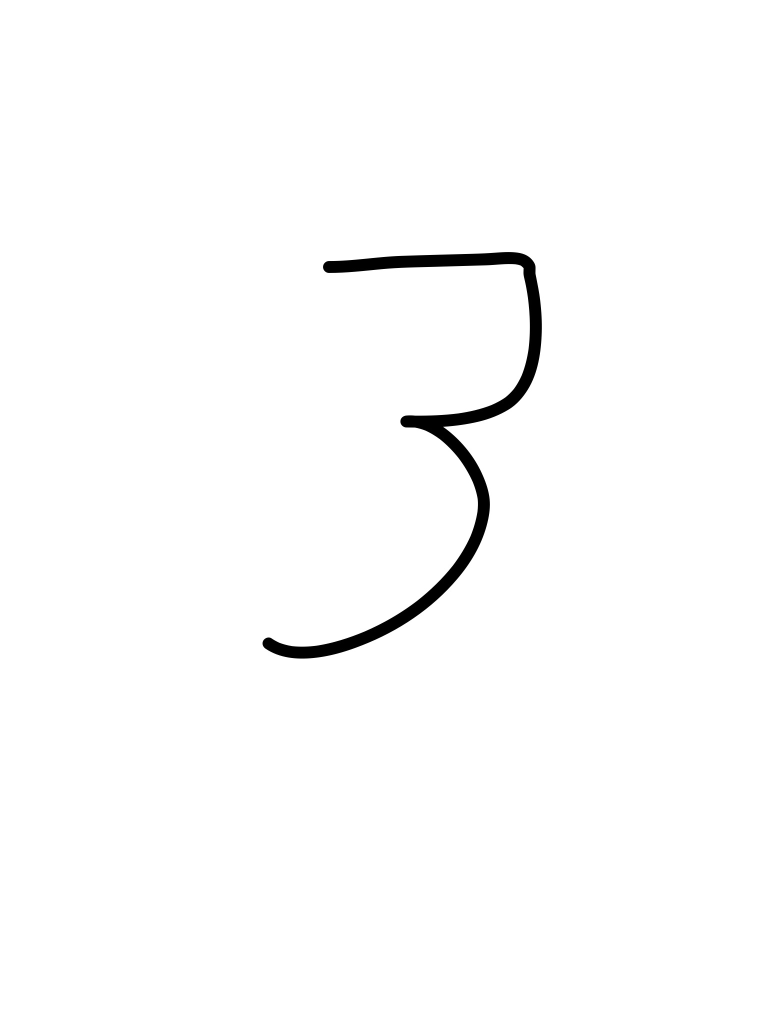
#> input picture training-data/3.jpg, 1536 x 2048 px, given in place of 3.png, which was not available (shown at 1/2 size)
$ python main.py
#> lines starting #> are read from the running program, lines starting #| are printed output that depends on the picture; after the words box and inside, x2 and y2 are one past the last pixel; in counts of white or black regions, pixels touching at a corner belong together; pictures that were not available may be replaced by others from this repository, and a replacement may not be noted
#> in main, im is the input picture: PIL image 1536x2048 RGB; min 0, max 255, mean 251.7
"""
Primitive OCR.
"""

import glob
import PIL
from PIL import Image, ImageDraw, ImageEnhance, ImageOps

normalized_size = (50, 50)


def correct_pixels_ratio(image1, image2):
    total_pixels = 0
    correct_pixels = 0
    pix1 = image1.load()
    pix2 = image2.load()
    image1.getbbox

    for y in xrange(image1.size[0]):
        for x in xrange(image1.size[1]):
            total_pixels += 1
            if pix1[x, y][:3] == (0, 0, 0) and \
               pix1[x, y][:3] == pix2[x, y][:3]:
                correct_pixels += 1

    return float(correct_pixels) / total_pixels


def blacken(pixel, pix, x, y):
    """Converts pixels that are 'colorful enough' to black."""
    if pixel[0] < 240 and pixel[1] < 240 and pixel[2] < 240:
        # Color the pixel as black
        pix[x, y] = (0, 0, 0, 255)
    else:
        # Color as white
        pix[x, y] = (255, 255, 255, 255)


def white_to_alpha(pixel, pix, x, y):
    if pixel == (255, 255, 255, 255):
        pix[x, y] = (255, 255, 255, 0)


def pixel_transform(im, trans_func):
    pix = im.load()
    for y in xrange(im.size[1]):
        for x in xrange(im.size[0]):
            pixel = pix[x, y]
            trans_func(pixel, pix, x, y)


def normalize_image(im):
    """Normalizes image so it can be compared to others."""
    new_im = im.resize(normalized_size)
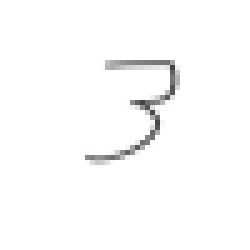
#> new_im: PIL image 50x50 RGB (shown 5 times larger); min 67, max 255, mean 251.5
    pixel_transform(new_im, blacken)
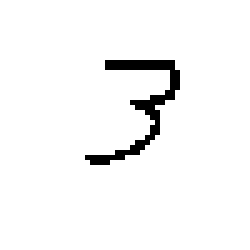
#> new_im: PIL image 50x50 RGB (shown 5 times larger); 96.4% white; black in thin lines or dots, all inside (x1, y1, x2, y2) = (17, 12, 36, 33)
    return new_im


def main():
    im = Image.open('3.png')
    new_im = normalize_image(im)
    new_im.save('9_new.png')

    for path in glob.glob('Photo*.jpg'):
        user_im = Image.open(path)
        user_im = ImageOps.invert(user_im)
        user_im = user_im.crop(user_im.getbbox())
        user_im = ImageOps.invert(user_im)

        user_im = normalize_image(user_im)
        if correct_pixels_ratio(new_im, user_im) > 0.1:
            user_im.save('new_' + path)


if __name__ == '__main__':
    main()

$ run again, with training-data/0.jpg copied over training-data/3.jpg
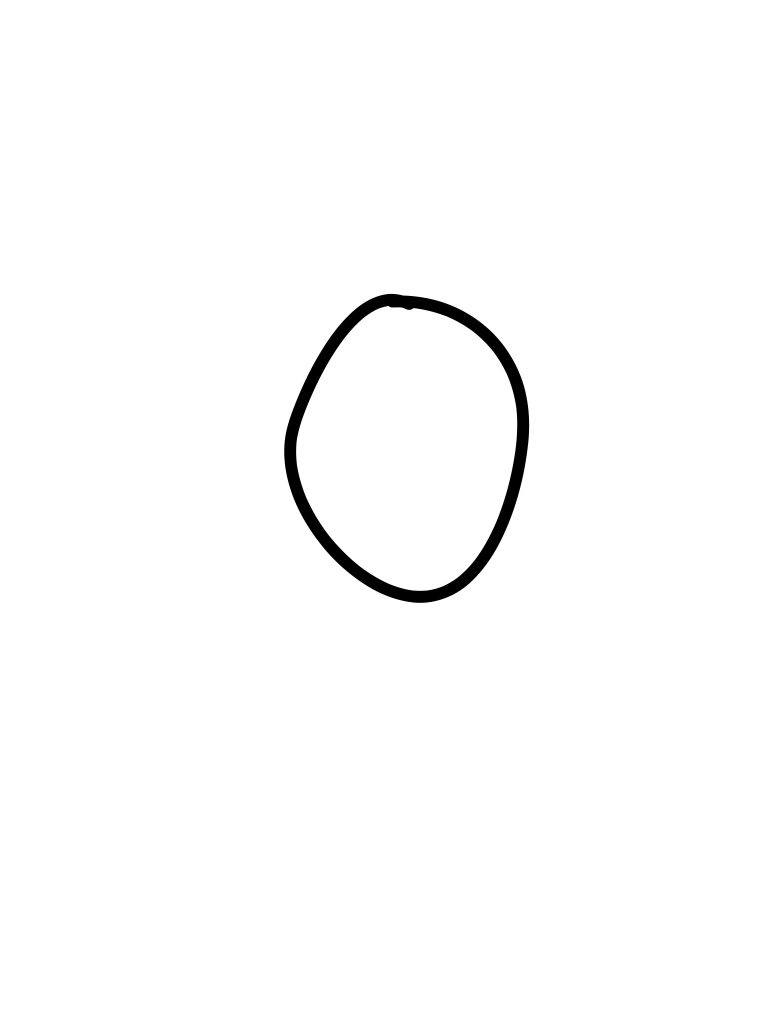
#> input picture training-data/0.jpg, 1536 x 2048 px, given in place of 3.png, which was not available (shown at 1/2 size)
#> in main, im is the input picture: PIL image 1536x2048 RGB; min 0, max 255, mean 251.8
#> in normalize_image, `new_im = im.resize(normalized_size)`:
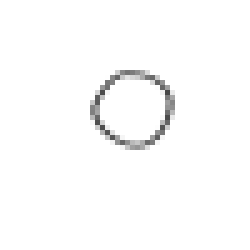
#> new_im: PIL image 50x50 RGB (shown 5 times larger); min 71, max 255, mean 251.6
#> in normalize_image, `pixel_transform(new_im, blacken)`:
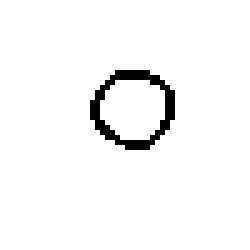
#> new_im: PIL image 50x50 RGB (shown 5 times larger); 96.7% white; black in thin lines or dots, all inside (x1, y1, x2, y2) = (18, 14, 35, 30)

$ run again, with training-data/1.jpg copied over training-data/3.jpg
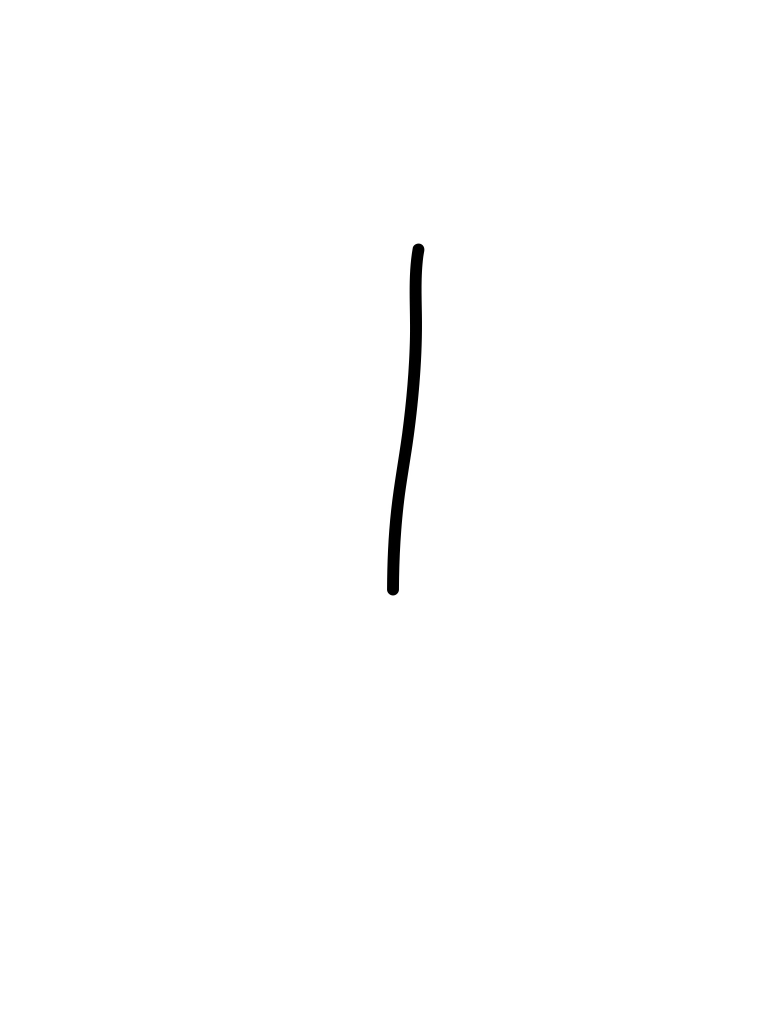
#> input picture training-data/1.jpg, 1536 x 2048 px, given in place of 3.png, which was not available (shown at 1/2 size)
#> in main, im is the input picture: PIL image 1536x2048 RGB; min 0, max 255, mean 253.6
#> in normalize_image, `new_im = im.resize(normalized_size)`:
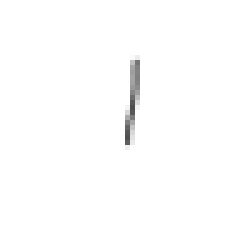
#> new_im: PIL image 50x50 RGB (shown 5 times larger); min 78, max 255, mean 253.6
#> in normalize_image, `pixel_transform(new_im, blacken)`:
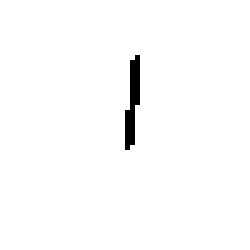
#> new_im: PIL image 50x50 RGB (shown 5 times larger); 98.6% white; black in thin lines or dots, all inside (x1, y1, x2, y2) = (25, 11, 28, 30)

$ run again, with training-data/2.jpg copied over training-data/3.jpg
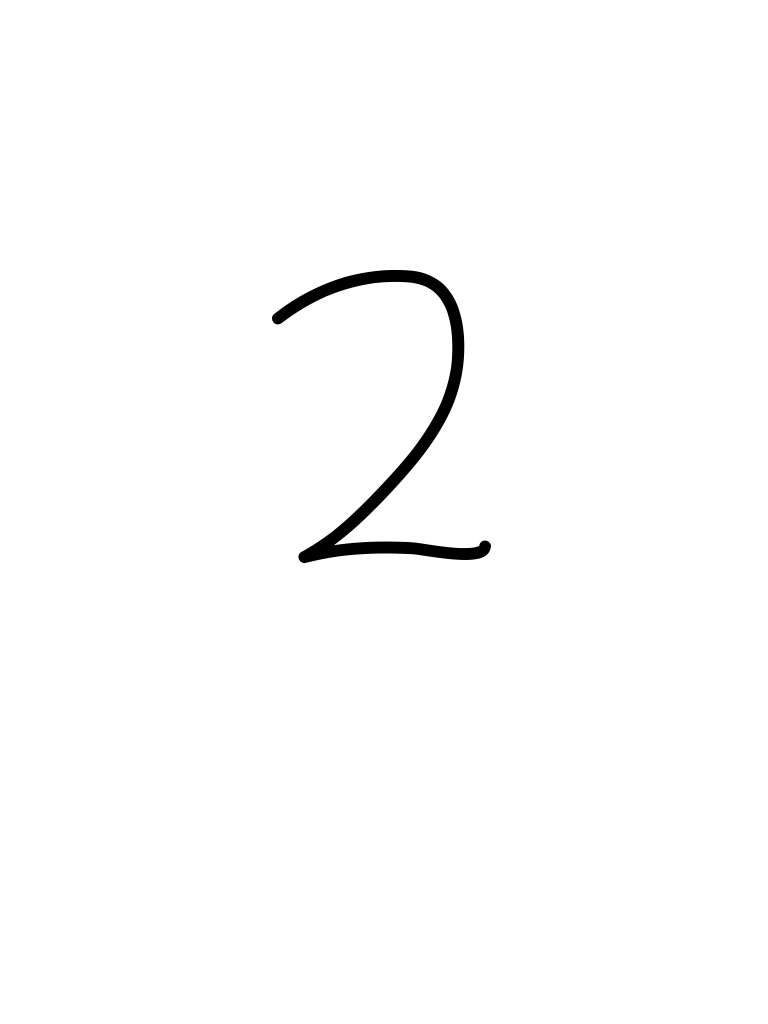
#> input picture training-data/2.jpg, 1536 x 2048 px, given in place of 3.png, which was not available (shown at 1/2 size)
#> in main, im is the input picture: PIL image 1536x2048 RGB; min 0, max 255, mean 252.3
#> in normalize_image, `new_im = im.resize(normalized_size)`:
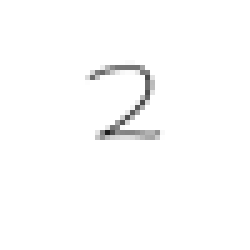
#> new_im: PIL image 50x50 RGB (shown 5 times larger); min 30, max 255, mean 252.2
#> in normalize_image, `pixel_transform(new_im, blacken)`:
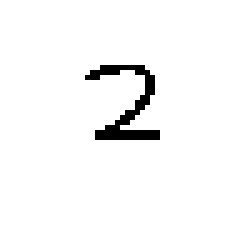
#> new_im: PIL image 50x50 RGB (shown 5 times larger); 97% white; black in thin lines or dots, all inside (x1, y1, x2, y2) = (17, 13, 32, 28)
